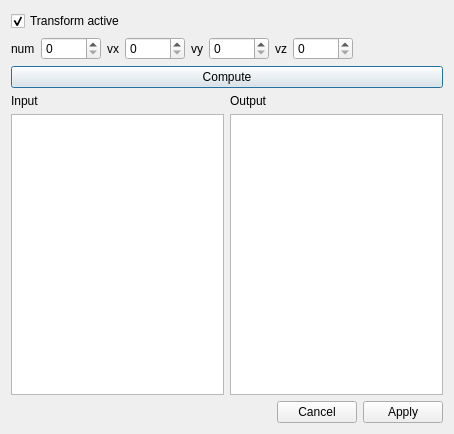
<?xml version="1.0" encoding="UTF-8"?>
<ui version="4.0">
 <class>TransformWidget</class>
 <widget class="QDialog" name="TransformWidget">
  <property name="geometry">
   <rect>
    <x>0</x>
    <y>0</y>
    <width>454</width>
    <height>434</height>
   </rect>
  </property>
  <property name="font">
   <font>
    <pointsize>9</pointsize>
   </font>
  </property>
  <property name="windowTitle">
   <string>Transform</string>
  </property>
  <layout class="QVBoxLayout" name="verticalLayout">
   <item>
    <widget class="QCheckBox" name="activate">
     <property name="text">
      <string>Transform active</string>
     </property>
     <property name="checked">
      <bool>true</bool>
     </property>
    </widget>
   </item>
   <item>
    <layout class="QHBoxLayout" name="horizontalLayout_2" stretch="0,0,0,0,10">
     <item>
      <layout class="QHBoxLayout" name="horizontalLayout_9" stretch="1,3">
       <item>
        <widget class="QLabel" name="label_9">
         <property name="minimumSize">
          <size>
           <width>0</width>
           <height>0</height>
          </size>
         </property>
         <property name="maximumSize">
          <size>
           <width>40</width>
           <height>100000</height>
          </size>
         </property>
         <property name="text">
          <string>num</string>
         </property>
        </widget>
       </item>
       <item>
        <widget class="QSpinBox" name="num">
         <property name="minimumSize">
          <size>
           <width>60</width>
           <height>0</height>
          </size>
         </property>
         <property name="maximumSize">
          <size>
           <width>40</width>
           <height>16777215</height>
          </size>
         </property>
        </widget>
       </item>
      </layout>
     </item>
     <item>
      <layout class="QHBoxLayout" name="horizontalLayout_10" stretch="1,3">
       <item>
        <widget class="QLabel" name="label_10">
         <property name="minimumSize">
          <size>
           <width>0</width>
           <height>0</height>
          </size>
         </property>
         <property name="maximumSize">
          <size>
           <width>40</width>
           <height>100000</height>
          </size>
         </property>
         <property name="text">
          <string>vx</string>
         </property>
        </widget>
       </item>
       <item>
        <widget class="QSpinBox" name="vx">
         <property name="minimumSize">
          <size>
           <width>60</width>
           <height>0</height>
          </size>
         </property>
         <property name="maximumSize">
          <size>
           <width>40</width>
           <height>16777215</height>
          </size>
         </property>
        </widget>
       </item>
      </layout>
     </item>
     <item>
      <layout class="QHBoxLayout" name="horizontalLayout_11" stretch="1,3">
       <item>
        <widget class="QLabel" name="label_11">
         <property name="minimumSize">
          <size>
           <width>0</width>
           <height>0</height>
          </size>
         </property>
         <property name="maximumSize">
          <size>
           <width>40</width>
           <height>100000</height>
          </size>
         </property>
         <property name="text">
          <string>vy</string>
         </property>
        </widget>
       </item>
       <item>
        <widget class="QSpinBox" name="vy">
         <property name="minimumSize">
          <size>
           <width>60</width>
           <height>0</height>
          </size>
         </property>
         <property name="maximumSize">
          <size>
           <width>40</width>
           <height>16777215</height>
          </size>
         </property>
        </widget>
       </item>
      </layout>
     </item>
     <item>
      <layout class="QHBoxLayout" name="horizontalLayout_12" stretch="1,3">
       <item>
        <widget class="QLabel" name="label_12">
         <property name="minimumSize">
          <size>
           <width>0</width>
           <height>0</height>
          </size>
         </property>
         <property name="maximumSize">
          <size>
           <width>40</width>
           <height>100000</height>
          </size>
         </property>
         <property name="text">
          <string>vz</string>
         </property>
        </widget>
       </item>
       <item>
        <widget class="QSpinBox" name="vz">
         <property name="minimumSize">
          <size>
           <width>60</width>
           <height>0</height>
          </size>
         </property>
         <property name="maximumSize">
          <size>
           <width>40</width>
           <height>16777215</height>
          </size>
         </property>
        </widget>
       </item>
      </layout>
     </item>
     <item>
      <spacer name="horizontalSpacer_2">
       <property name="orientation">
        <enum>Qt::Orientation::Horizontal</enum>
       </property>
       <property name="sizeHint" stdset="0">
        <size>
         <width>40</width>
         <height>20</height>
        </size>
       </property>
      </spacer>
     </item>
    </layout>
   </item>
   <item>
    <widget class="QPushButton" name="Compute">
     <property name="text">
      <string>Compute</string>
     </property>
    </widget>
   </item>
   <item>
    <layout class="QHBoxLayout" name="horizontalLayout_13">
     <item>
      <layout class="QVBoxLayout" name="verticalLayout_2">
       <item>
        <widget class="QLabel" name="inputLabel">
         <property name="text">
          <string>Input</string>
         </property>
        </widget>
       </item>
       <item>
        <widget class="QListWidget" name="InputList"/>
       </item>
      </layout>
     </item>
     <item>
      <layout class="QVBoxLayout" name="verticalLayout_3">
       <item>
        <widget class="QLabel" name="outputLabel">
         <property name="text">
          <string>Output</string>
         </property>
        </widget>
       </item>
       <item>
        <widget class="QListWidget" name="OutputList"/>
       </item>
      </layout>
     </item>
    </layout>
   </item>
   <item>
    <layout class="QHBoxLayout" name="horizontalLayout_14" stretch="10,0,0">
     <item>
      <spacer name="horizontalSpacer_10">
       <property name="orientation">
        <enum>Qt::Orientation::Horizontal</enum>
       </property>
       <property name="sizeHint" stdset="0">
        <size>
         <width>100</width>
         <height>0</height>
        </size>
       </property>
      </spacer>
     </item>
     <item>
      <widget class="QPushButton" name="Cancel">
       <property name="text">
        <string>Cancel</string>
       </property>
      </widget>
     </item>
     <item>
      <widget class="QPushButton" name="Apply">
       <property name="text">
        <string>Apply</string>
       </property>
      </widget>
     </item>
    </layout>
   </item>
  </layout>
 </widget>
 <tabstops>
  <tabstop>num</tabstop>
  <tabstop>vx</tabstop>
  <tabstop>vy</tabstop>
  <tabstop>vz</tabstop>
  <tabstop>Compute</tabstop>
  <tabstop>InputList</tabstop>
  <tabstop>OutputList</tabstop>
  <tabstop>Cancel</tabstop>
  <tabstop>Apply</tabstop>
  <tabstop>activate</tabstop>
 </tabstops>
 <resources/>
 <connections>
  <connection>
   <sender>Compute</sender>
   <signal>clicked()</signal>
   <receiver>TransformWidget</receiver>
   <slot>compute()</slot>
   <hints>
    <hint type="sourcelabel">
     <x>380</x>
     <y>70</y>
    </hint>
    <hint type="destinationlabel">
     <x>431</x>
     <y>142</y>
    </hint>
   </hints>
  </connection>
  <connection>
   <sender>Cancel</sender>
   <signal>clicked()</signal>
   <receiver>TransformWidget</receiver>
   <slot>reject()</slot>
   <hints>
    <hint type="sourcelabel">
     <x>386</x>
     <y>426</y>
    </hint>
    <hint type="destinationlabel">
     <x>317</x>
     <y>399</y>
    </hint>
   </hints>
  </connection>
  <connection>
   <sender>Apply</sender>
   <signal>clicked()</signal>
   <receiver>TransformWidget</receiver>
   <slot>accept()</slot>
   <hints>
    <hint type="sourcelabel">
     <x>446</x>
     <y>426</y>
    </hint>
    <hint type="destinationlabel">
     <x>365</x>
     <y>399</y>
    </hint>
   </hints>
  </connection>
  <connection>
   <sender>activate</sender>
   <signal>clicked(bool)</signal>
   <receiver>TransformWidget</receiver>
   <slot>activate(bool)</slot>
   <hints>
    <hint type="sourcelabel">
     <x>33</x>
     <y>15</y>
    </hint>
    <hint type="destinationlabel">
     <x>-11</x>
     <y>10</y>
    </hint>
   </hints>
  </connection>
 </connections>
 <slots>
  <slot>compute()</slot>
  <slot>activate(bool)</slot>
 </slots>
</ui>
